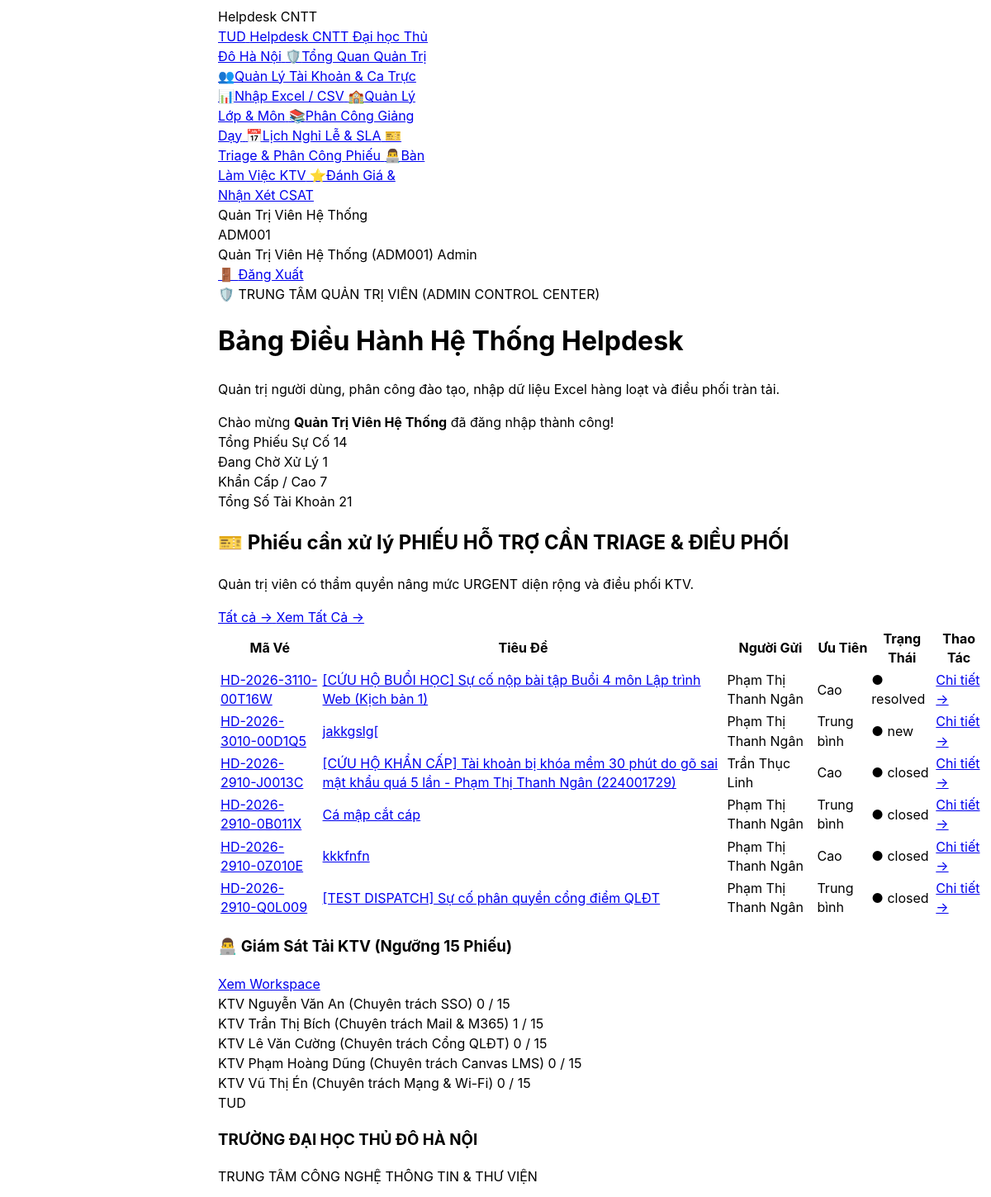
/index.php (signed in, upper part), run on an earlier commit of the app's database.
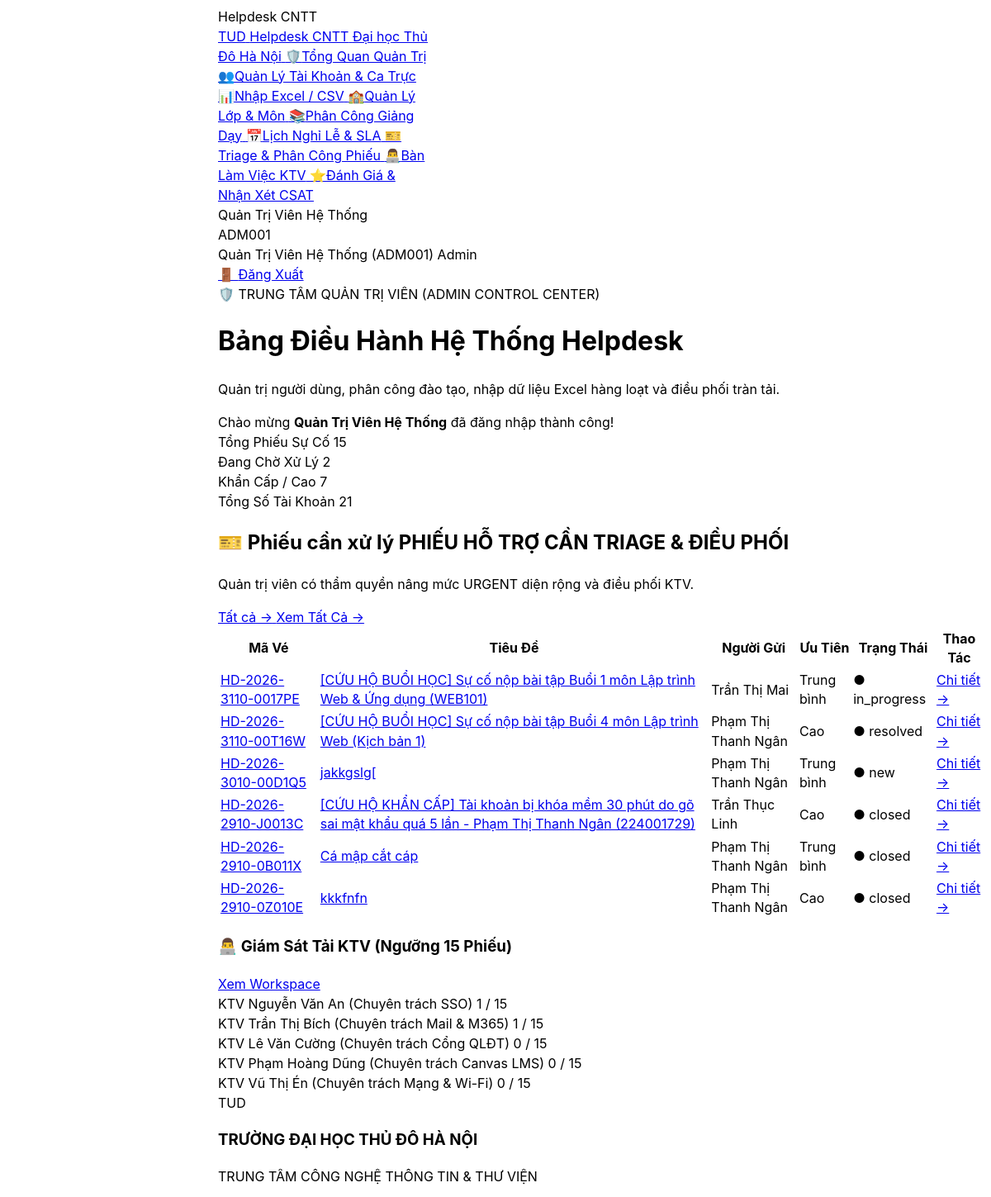
And on a later commit of the database.
### tables this page shows
CREATE TABLE `tickets` (
  `id` int(10) unsigned NOT NULL AUTO_INCREMENT,
  `requester_id` int(10) unsigned NOT NULL,
  `assigned_to` int(10) unsigned DEFAULT NULL,
  `category_id` int(10) unsigned NOT NULL,
  `priority_id` int(10) unsigned NOT NULL,
  `parent_ticket_id` int(10) unsigned DEFAULT NULL,
  `class_id` int(10) unsigned DEFAULT NULL,
  `course_id` int(10) unsigned DEFAULT NULL,
  `lesson_id` int(10) unsigned DEFAULT NULL,
  `is_guest_ticket` tinyint(1) NOT NULL DEFAULT 0,
  `contact_email` varchar(190) DEFAULT NULL,
  `lookup_pin` varchar(10) DEFAULT NULL,
  `title` varchar(150) NOT NULL,
  `description` text NOT NULL,
  `system_affected` varchar(50) NOT NULL,
  `attachment_path` text DEFAULT NULL,
  `status` enum('new','in_progress','waiting_requester','resolved','closed') NOT NULL DEFAULT 'new',
  `closed_reason` enum('completed','auto_closed','duplicate','cancelled') DEFAULT NULL,
  `created_at` datetime NOT NULL DEFAULT current_timestamp(),
  `sla_started_at` datetime NOT NULL DEFAULT current_timestamp(),
  `triage_due_at` datetime NOT NULL,
  `due_at` datetime NOT NULL,
  `first_response_at` datetime DEFAULT NULL,
  `resolved_at` datetime DEFAULT NULL,
  `closed_at` datetime DEFAULT NULL,
  `reopen_count` tinyint(3) unsigned NOT NULL DEFAULT 0,
  `ticket_code` varchar(30) NOT NULL,
  `is_assigned_transfer` tinyint(1) NOT NULL DEFAULT 0,
  `is_spam` tinyint(1) NOT NULL DEFAULT 0,
  `spam_reason` varchar(255) DEFAULT NULL,
  `it_verified` tinyint(1) DEFAULT 0,
  `it_verified_at` datetime DEFAULT NULL,
  `it_verified_note` text DEFAULT NULL,
  PRIMARY KEY (`id`),
  UNIQUE KEY `ticket_code` (`ticket_code`),
  KEY `fk_tickets_category` (`category_id`),
  KEY `fk_tickets_priority` (`priority_id`),
  KEY `fk_tickets_parent` (`parent_ticket_id`),
  KEY `fk_tickets_course` (`course_id`),
  KEY `idx_admin_queue` (`status`,`triage_due_at`,`due_at`),
  KEY `idx_agent_work` (`assigned_to`,`status`,`due_at`),
  KEY `idx_user_history` (`requester_id`,`created_at`),
  KEY `idx_guest_lookup` (`ticket_code`,`lookup_pin`),
  KEY `idx_ticket_academic` (`class_id`,`course_id`),
  CONSTRAINT `fk_tickets_assigned_to` FOREIGN KEY (`assigned_to`) REFERENCES `users` (`id`) ON DELETE SET NULL,
  CONSTRAINT `fk_tickets_category` FOREIGN KEY (`category_id`) REFERENCES `categories` (`id`),
  CONSTRAINT `fk_tickets_class` FOREIGN KEY (`class_id`) REFERENCES `classes` (`id`) ON DELETE SET NULL,
  CONSTRAINT `fk_tickets_course` FOREIGN KEY (`course_id`) REFERENCES `courses` (`id`) ON DELETE SET NULL,
  CONSTRAINT `fk_tickets_parent` FOREIGN KEY (`parent_ticket_id`) REFERENCES `tickets` (`id`) ON DELETE SET NULL,
  CONSTRAINT `fk_tickets_priority` FOREIGN KEY (`priority_id`) REFERENCES `priorities` (`id`),
  CONSTRAINT `fk_tickets_requester` FOREIGN KEY (`requester_id`) REFERENCES `users` (`id`) ON DELETE CASCADE
);

CREATE TABLE `users` (
  `id` int(10) unsigned NOT NULL AUTO_INCREMENT,
  `user_code` varchar(30) NOT NULL,
  `name` varchar(100) NOT NULL,
  `email` varchar(190) NOT NULL,
  `personal_email` varchar(190) DEFAULT NULL,
  `password_hash` varchar(255) NOT NULL,
  `role` enum('requester','agent','admin') NOT NULL DEFAULT 'requester',
  `user_type` enum('student','lecturer','staff') NOT NULL DEFAULT 'student',
  `department` varchar(100) DEFAULT NULL,
  `phone` varchar(20) DEFAULT NULL,
  `class_id` int(10) unsigned DEFAULT NULL,
  `cohort` varchar(20) DEFAULT 'D24',
  `academic_status` enum('studying','graduated','expelled','suspended') NOT NULL DEFAULT 'studying',
  `specialty_category_id` int(10) unsigned DEFAULT NULL,
  `max_capacity` tinyint(3) unsigned NOT NULL DEFAULT 5,
  `active_tickets_count` tinyint(3) unsigned NOT NULL DEFAULT 0,
  `is_on_duty` tinyint(1) NOT NULL DEFAULT 1,
  `failed_attempts` tinyint(3) unsigned NOT NULL DEFAULT 0,
  `locked_until` datetime DEFAULT NULL,
  `is_active` tinyint(1) NOT NULL DEFAULT 1,
  `lock_reason` enum('none','brute_force','violation','expelled','tuition_debt','graduated') NOT NULL DEFAULT 'none',
  `is_first_login` tinyint(1) NOT NULL DEFAULT 1,
  `created_at` datetime NOT NULL DEFAULT current_timestamp(),
  `updated_at` datetime NOT NULL DEFAULT current_timestamp() ON UPDATE current_timestamp(),
  `avatar_path` varchar(255) DEFAULT NULL,
  PRIMARY KEY (`id`),
  UNIQUE KEY `uq_users_user_code` (`user_code`),
  UNIQUE KEY `uq_users_email` (`email`),
  KEY `fk_users_class` (`class_id`),
  KEY `fk_users_specialty_category` (`specialty_category_id`),
  KEY `idx_agent_dispatch` (`role`,`is_active`,`is_on_duty`,`specialty_category_id`,`active_tickets_count`),
  KEY `idx_user_lookup` (`user_code`,`user_type`,`academic_status`),
  KEY `idx_cohort_filter` (`cohort`,`academic_status`),
  CONSTRAINT `fk_users_class` FOREIGN KEY (`class_id`) REFERENCES `classes` (`id`) ON DELETE SET NULL,
  CONSTRAINT `fk_users_specialty_category` FOREIGN KEY (`specialty_category_id`) REFERENCES `categories` (`id`) ON DELETE SET NULL
);

CREATE TABLE `priorities` (
  `id` int(10) unsigned NOT NULL AUTO_INCREMENT,
  `code` varchar(20) NOT NULL,
  `name` varchar(50) NOT NULL,
  `sla_factor` decimal(3,2) NOT NULL DEFAULT 1.00,
  `sort_order` tinyint(3) unsigned NOT NULL DEFAULT 1,
  PRIMARY KEY (`id`),
  UNIQUE KEY `uq_priorities_code` (`code`)
);

### config/database.php (called while the page is built, shortened)
<?php
if (!function_exists('get_app_base_url')) {
    function get_app_base_url(): string {
        $docRoot = str_replace('\\', '/', realpath($_SERVER['DOCUMENT_ROOT'] ?? '') ?: ($_SERVER['DOCUMENT_ROOT'] ?? ''));
        $appRoot = str_replace('\\', '/', realpath(__DIR__ . '/..') ?: dirname(__DIR__));
        if ($docRoot && str_starts_with($appRoot, $docRoot)) {
            $rel = substr($appRoot, strlen($docRoot));
            $base = '/' . trim(str_replace('\\', '/', $rel), '/') . '/';
            return str_replace('//', '/', $base);
        }
        return '/';
    }
}
return [
    'driver'    => 'mysql',
    'host'      => '127.0.0.1',
    'port'      => 3306,
    'database'  => 'helpdesk_thudo',
    'username'  => 'root',
    'password'  => '12345678',
    'charset'   => 'utf8mb4',
    'collation' => 'utf8mb4_unicode_ci',
    'options'   => [
        PDO::ATTR_ERRMODE            => PDO::ERRMODE_EXCEPTION,
        PDO::ATTR_DEFAULT_FETCH_MODE => PDO::FETCH_ASSOC,
        PDO::ATTR_EMULATE_PREPARES   => true,
    ],
];

### index.php (the view, shortened to what the rows shown need)
<?php
require_once __DIR__ . '/config/database.php';
$pdo = db();
    ?>
    <?php
$agents = $pdo->query("
    SELECT u.id, u.user_code, u.name, c.name AS category_name,
           COUNT(t.id) AS active_load
    FROM users u
    LEFT JOIN categories c ON u.specialty_category_id = c.id
    LEFT JOIN tickets t ON t.assigned_to = u.id AND t.status IN ('new', 'in_progress', 'waiting_requester')
    WHERE u.role = 'agent'
    GROUP BY u.id, u.user_code, u.name, c.name
    ORDER BY u.id ASC
")->fetchAll();
$recentTickets = $pdo->query("
    SELECT t.*, c.name AS category_name, p.name AS priority_name, p.code AS priority_code,
           req.name AS requester_name, req.user_code AS requester_code, ag.name AS agent_name
    FROM tickets t
    JOIN categories c ON t.category_id = c.id
    JOIN priorities p ON t.priority_id = p.id
    JOIN users req ON t.requester_id = req.id
    LEFT JOIN users ag ON t.assigned_to = ag.id
    ORDER BY t.id DESC
    LIMIT 6
")->fetchAll();
?>
<!DOCTYPE html>
<html lang="vi">
<head>
    <script src="https://www.gstatic.com/antigravity/web/dev/tailwindcss.min.js"></script>
</head>
<body class="bg-slate-50 text-slate-800 font-sans antialiased min-h-screen flex flex-col justify-between">
    <?php require __DIR__ . '/includes/navbar.php'; ?>
    <main class="flex-1 max-w-7xl mx-auto w-full px-4 sm:px-6 lg:px-8 py-6 space-y-6">
        <div class="bg-gradient-to-r from-slate-900 via-indigo-950 to-slate-900 text-white rounded-3xl p-6 shadow-md border border-indigo-900/50 flex flex-col md:flex-row md:items-center justify-between gap-4">
            <div class="space-y-1">
                <h1 class="text-2xl font-black text-white">
                    Bảng Điều Hành Hệ Thống Helpdesk
                </h1>
            </div>
        </div>
        <div class="grid grid-cols-1 lg:grid-cols-12 gap-6">
            <div class="lg:col-span-8 bg-white border border-slate-200 rounded-3xl shadow-sm overflow-hidden space-y-3">
                <div class="p-3 sm:p-5 border-b border-slate-100 flex items-center justify-between gap-3">
                    <div class="min-w-0">
                        <h2 class="text-sm font-bold text-slate-900 flex items-center gap-2">
                            <span>🎫</span>
                            <span class="sm:hidden">Phiếu cần xử lý</span>
                            <span class="hidden sm:inline">PHIẾU HỖ TRỢ CẦN TRIAGE & ĐIỀU PHỐI</span>
                        </h2>
                    </div>
                </div>
                <div class="overflow-x-auto">
                    <table class="admin-ticket-table w-full text-left border-collapse text-xs">
                        <thead>
                            <tr class="bg-slate-50 text-slate-600 font-bold border-b border-slate-200 text-[11px]">
                                <th class="py-3 px-4">Mã Vé</th>
                                <th class="py-3 px-4">Tiêu Đề</th>
                                <th class="py-3 px-4">Người Gửi</th>
                                <th class="py-3 px-4 text-center">Ưu Tiên</th>
                                <th class="py-3 px-4 text-center">Trạng Thái</th>
                                <th class="py-3 px-4 text-center">Thao Tác</th>
                            </tr>
                        </thead>
                        <tbody class="divide-y divide-slate-100">
                            <?php foreach ($recentTickets as $t): ?>
                                <tr class="hover:bg-slate-50/80 transition">
                                    <td data-label="Mã vé" class="admin-ticket-code py-3 px-4 font-mono font-bold text-indigo-600">
                                        <a href="<?php echo $appBase; ?>tickets/show.php?id=<?php echo $t['id']; ?>" class="hover:underline">
                                            <?php echo htmlspecialchars($t['ticket_code']); ?>
                                        </a>
                                    </td>
                                    <td data-label="Tiêu đề" class="admin-ticket-title py-3 px-4 font-semibold text-slate-800">
                                        <a href="<?php echo $appBase; ?>tickets/show.php?id=<?php echo $t['id']; ?>" class="hover:text-indigo-600 transition block max-w-xs truncate">
                                            <?php echo htmlspecialchars($t['title']); ?>
                                        </a>
                                    </td>
                                    <td data-label="Người gửi" class="admin-ticket-requester py-3 px-4 text-slate-600"><?php echo htmlspecialchars($t['requester_name']); ?></td>
                                    <td data-label="Ưu tiên" class="py-3 px-4 text-center">
                                        <span class="px-2 py-0.5 rounded text-[10.5px] font-bold bg-slate-100 text-slate-700 border border-slate-200">
                                            <?php echo htmlspecialchars($t['priority_name']); ?>
                                        </span>
                                    </td>
                                    <td data-label="Trạng thái" class="py-3 px-4 text-center">
                                        <span class="px-2.5 py-0.5 rounded-full text-[10.5px] font-bold bg-amber-50 text-amber-700 border border-amber-200">
                                            ● <?php echo htmlspecialchars($t['status']); ?>
                                        </span>
                                    </td>
                                    <td data-label="Chi tiết" class="py-3 px-4 text-center">
                                        <a href="<?php echo $appBase; ?>tickets/show.php?id=<?php echo $t['id']; ?>" class="px-2.5 py-1 bg-indigo-50 hover:bg-indigo-100 text-indigo-700 font-bold rounded-lg transition">
                                            Chi tiết →
                                        </a>
                                    </td>
                                </tr>
                            <?php endforeach; ?>
                        </tbody>
                    </table>
                </div>
            </div>
            <div class="lg:col-span-4 bg-white border border-slate-200 rounded-3xl p-5 shadow-sm space-y-3">
                <div class="space-y-3">
                    <?php foreach ($agents as $ag): ?>
                        <?php
                        $maxCapacity = 15;
                        $isOverloaded = ($ag['active_load'] >= $maxCapacity);
                        ?>
                        <div class="p-3 rounded-2xl border <?php echo $isOverloaded ? 'bg-rose-50/70 border-rose-200' : 'bg-slate-50 border-slate-200'; ?> space-y-1.5">
                            <div class="flex items-center justify-between text-xs">
                                <span class="font-bold text-slate-800"><?php echo htmlspecialchars($ag['name']); ?></span>
                                <span class="font-mono font-bold <?php echo $isOverloaded ? 'text-rose-600' : 'text-slate-600'; ?>">
                                    <?php echo $ag['active_load']; ?> / <?php echo $maxCapacity; ?>
                                </span>
                            </div>
                        </div>
                    <?php endforeach; ?>
                </div>
            </div>
        </div>
    </main>
</body>
</html>

What changed in the data, as far as the page shows it:
no longer on this page (row unchanged): tickets: ticket_code "HD-2026-2910-Q0L009", title "[TEST DISPATCH] Sự cố phân quyền cổng điểm QLĐT", requester.name "Phạm Thị Thanh Ngân", priority.name "Trung bình", status "closed"
added tickets: ticket_code "HD-2026-3110-0017PE", title "[CỨU HỘ BUỔI HỌC] Sự cố nộp bài tập Buổi 1 môn Lập trình Web & Ứng dụng (WEB101)", requester.name "Trần Thị Mai", priority.name "Trung bình", status "in_progress"
computed for users "KTV Nguyễn Văn An (Chuyên trách SSO)": active_load "0" → "1"
Also different on the page:
$totalTickets: "14" → "15"
$activeTickets: "1" → "2"
